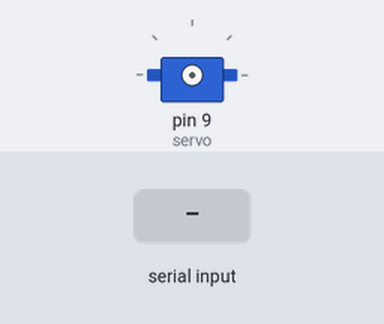
The sketch below on a simulated Arduino Uno, built with avr-gcc and run on an emulated ATmega328P. Shown: servo. The test bench sets the inputs (shaded band).

Above: at 1.2 s.
1.3 s: byte 1 (1) received over Serial
At 1.9 s:
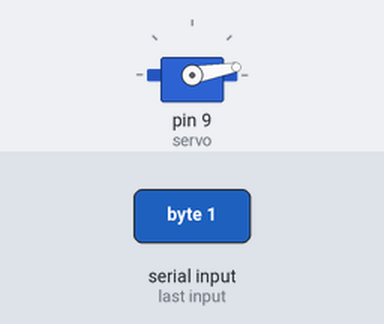
Timing chart, 0 to 4.3 s (numbered marks = the images above; inputs shaded):
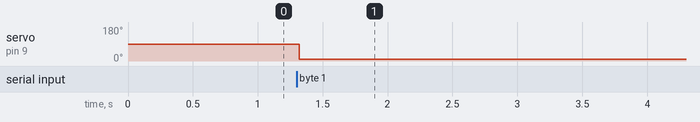

The sketch:

arduinoCatFeeder.ino
```cpp
int button = 8;   //pin of the first button
int button1 = 7;  //pin of the second button
#include<Servo.h> //include the servo library
Servo servo; //create a servo object
int pos = 0;  //initial position of the servo
int val = 0;
void setup() {
  // put your setup code here, to run once:
  Serial.begin(9600);

 // pinMode(button, INPUT_PULLUP);  //define first button as input pullup
// pinMode(button1, INPUT_PULLUP); //define second button as input pullup
  /*
  INPUT_PULLUP send to arduino LOW signal, so, when you press the button, you send a LOW signal to arduino
  */
}

void loop() {
    if (Serial.available()) {
    // read the incoming byte:
    val = Serial.read();
  }
  if (val == 1) { //if Value read of the button ==LOW:
    servo.attach(9);  //pin used by the servo
    pos++;  //increases the value of the "pos" variable each time the push button of the left is pressed
    delay(5); //5 milliseconds of delay
    servo.write(10); //servo goes to variable pos

  }
  if (val == 2) { //if Value read of the button ==LOW:

    servo.detach();
    pos--;  //decreases the value of the "pos" variable each time the push button of the right is pressed
    delay(5); //5 milliseconds of delay
 //   servo.write(pos); //servo goes to variable pos
  }
}
```

Measured:
- after the input at 1.3 s, servo on pin 9 (servo): 90° → 10° at once
